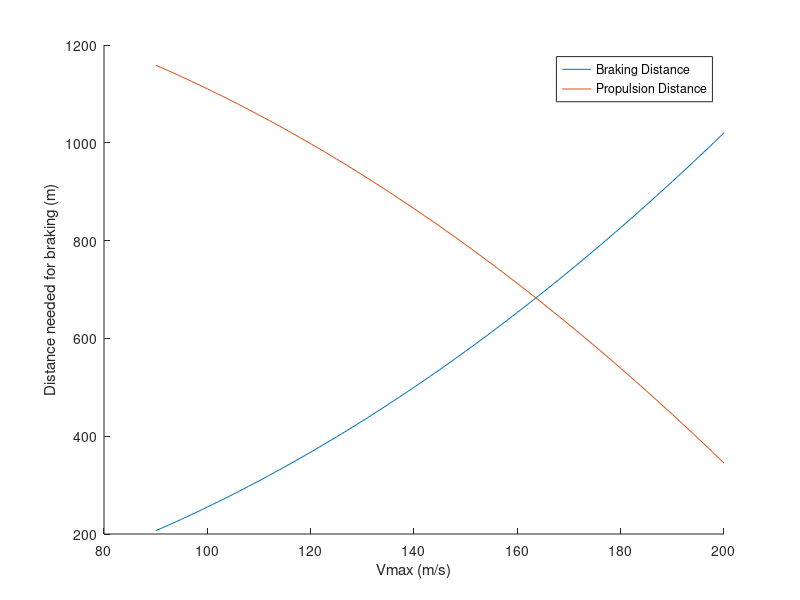
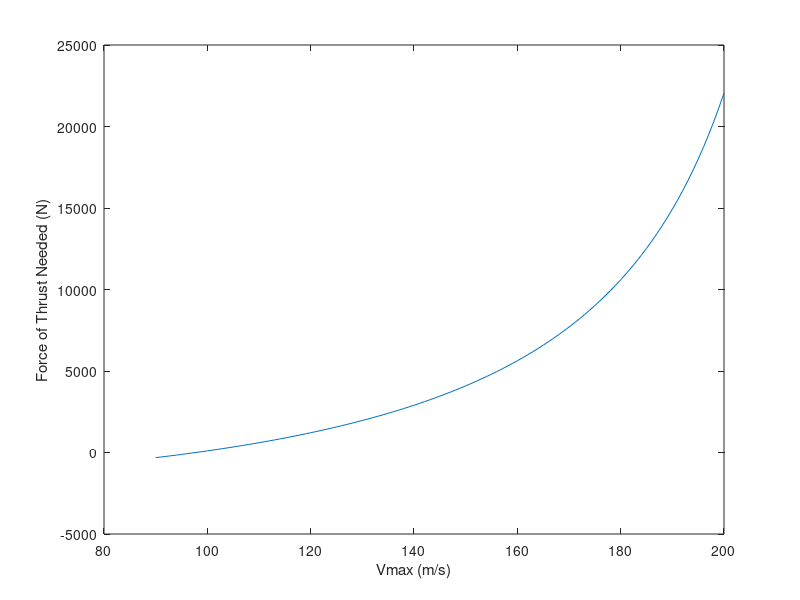

MATLAB code to generate these figures, in order:
%% Acceleration profile Constants
l_track = 1609.34; % 5280 ft or 1 mile
V0 = 0; % mps
mPod = 500; % kg

%% Pusher Acceleration
l_pusher= 243.84; % 800 ft
aPush = 2*9.8;
Vpush = sqrt(V0^2 + 2*aPush*l_pusher);

%% Propulsion
% l_prop = l_track - l_pusher - l_braking;

%% Drag during coast 
Fda = 15; % N
Fdm = 100; % N
Fd = Fda + Fdm

%% Braking
aB = -2*9.8; % Max acceleration of braking
Vf = 0;
% Plot braking distance needed to brake at this acceleration as a function
% of mass velocity
Vmax = 90:200;
x = -Vmax.^2/(2*aB);
figure, hold on
plot(Vmax, x)
l_brake_max = l_track-l_pusher;
xlabel('Vmax (m/s)')
ylabel('Distance needed for braking (m)')
% Plot distance available for propulsion as velocity increases
xProp = l_brake_max - x;
plot(Vmax, xProp)
% plot([Vmax(1) Vmax(end)], [l_brake_max l_brake_max], 'r--')
legend({'Braking Distance', 'Propulsion Distance'})

% Propulsion Needed Accelleration
aprop = (Vmax.^2 - Vpush^2)./(2*xProp);
Fth = mPod*aprop;
figure, plot(Vmax, Fth)
xlabel('Vmax (m/s)')
ylabel('Force of Thrust Needed (N)')

% Time of Force allowed
